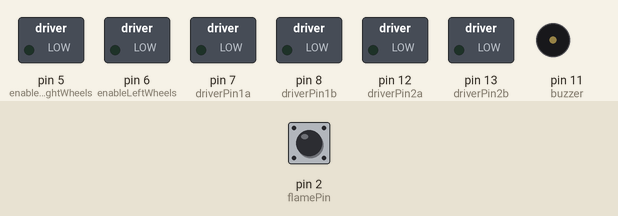
This sketch was run on a simulated Arduino Uno, built with avr-gcc and run on an emulated ATmega328P. Shown: switched loads named in the sketch (green lamp = pin HIGH), buzzer (waves = sounding). Inputs (shaded band) come from the test bench; at power-on: pin 2 (flamePin) HIGH.

Above: at 1.2 s.
1.3 s: pin 2 (flamePin) pulsed LOW 2 times (0.12 s each, 0.3 s apart)
At 1.9 s:
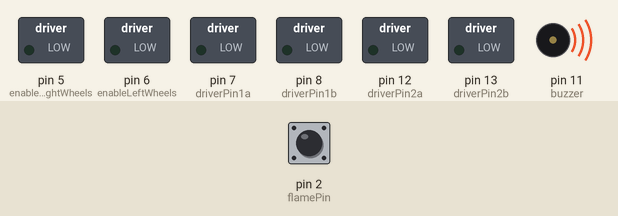
Timing chart, 0 to 4.3 s (numbered marks = the images above; inputs shaded):
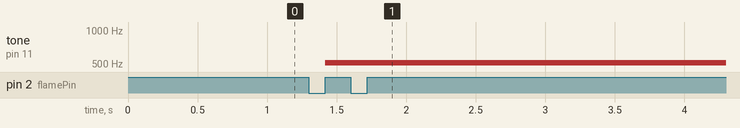

The sketch:

Final-Registers-Implementation_V2.0_.ino
```cpp
/**********************************************************
-- Author: Mayowa Oladimeji
-- Date: 27/12/2022
-- Purpose: Fire + Gas Detection Obstacle Avoiding Robot
-- Register Manipulation version
-- How it works: The robot moves around and runs its obstacle avoidance routine. When fire is detected, it stops the car, keeps buzzing until fire is gone and resumes its routine(using interrupt pin). When gas leaks, ring buzzer until gas levels are back to normal. Both routines also send an SMS alert via the Wi-Fi module (simulated by Serial print statements.
**********************************************************/

byte enableRightWheels = 5;
byte enableLeftWheels = 6;

//right wheels - 1a/1b, left wheels - 2a/2b
byte driverPin1a = 7;
byte driverPin1b = 8;
byte driverPin2a = 12;
byte driverPin2b = 13;
byte trigPin = A4;
byte echoPin = A5;
byte rightTrigPin = A1;
byte rightEchoPin = A0;

byte flamePin = 2;
byte buzzer = 11;
volatile int buzzerFreq = 512;
int gasAnalogPin = A3;

//time count to only send message in intervals
unsigned long lastGasMessageTime = 0;
unsigned long lastFireMessageTime = 0;

//changed to bytes since the max. speed being set in the program is 250, no need for int, also saves space
byte leftWheelsSpeed;
byte rightWheelsSpeed;

void setup() {
  //pin2 - input, pins 5,6,7 - output
  DDRD = B11100000;

  //pins 8, 12, 13 - output, buzzer status doesn't matter so it can remain as input
  DDRB = B00110001;

  //analog pins - A1, A4 - output, A0, A3, A5 - input
  DDRC = B00010010;

  // set initial wheels speed;
  leftWheelsSpeed = 120;
  rightWheelsSpeed = 120;

  /***** flamePin i.e., pin 2 is the interrupt pin INT0
    - to do reg. manipulation for interrupts, EICRA and EIMSK registers are used
    - bit at position 0 and 1 of the EICRA register controls INT0 and when both are set to 1, means RISING EDGE
    - bit 0 of EIMSK register controls INT0, and setting to 1 tells the Arduino to treat the pin as interrupt *****/
  EICRA |= ((1 << 1) | (1 << 0));
  EIMSK |= (1 << 0);

  //initialises the interrupt
  sei();

  /** reg. version of Serial begin - bit 3 of this register controls the transmitter pin (TXEN0); Baud rate can be increased **/
  UCSR0B = 1 << 3;
  UBRR0L = 2;
}

int main() {
  init();
  setup();
  while(1) {
    /** if only needed at runtime for calc, declaring it at runtime is better since it also saves memory **/
    float frontDistanceInCM = checkDistance(trigPin, echoPin);
    float sideDistanceInCM = checkDistance(rightTrigPin, rightEchoPin);

    noTone(buzzer);
    startRobot();
    checkForGasLeak();

    /**** - using the F string wrapper around Serial print helps to save SRAM by using flash memory instead for the strings ****/
    if(frontDistanceInCM < 30) {
      stopRobot();
      delay(100);
      moveBackwards();
      delay(200);
      if(sideDistanceInCM < 40) {
        turnLeftWithFullSpeed();
        delay(1000);
      }
      else {
        turnRightWithFullSpeed();
        delay(1000);
      }
    }
    else {
      moveForward();
    }
  }
}

//register manipulation wasn't working for ultrasonic sensors
float checkDistance(int trig, int echo) {
  digitalWrite(trig, LOW);
  delayMicroseconds(2);
  digitalWrite(trig, HIGH);
  delayMicroseconds(10);
  digitalWrite(trig, LOW);

  float durationInMicro = pulseIn(echo, HIGH);
  return (durationInMicro*0.034)/2;
}

void checkForGasLeak() {
  if(analogRead(gasAnalogPin) > 512) {
  	tone(buzzer, buzzerFreq);
    sendSMSNotification("Gas leak detected!!", "gas");
  }
}

//inbuilt ISR routine for pin 2 (INT0)
ISR(INT0_vect) {
  stopRobot();
  tone(buzzer, buzzerFreq);
  sendSMSNotification("Fire detected!", "fire");
}

/** simulate sending SMS via Wi-Fi module + online service
    using a char array instead of String data type also optimises memory **/
void sendSMSNotification(char *message, char *type) {
  unsigned long currTime = millis()/1000;

  //cannot use flash memory for Serial.println here since the message is gotten from parameter, in a variable
  if(type == "gas") {
    //10 seconds interval
    if(currTime - lastGasMessageTime > 10) {
      Serial.println(message);
      lastGasMessageTime = currTime;
    }
  }
  if(type == "fire") {
    if(currTime - lastFireMessageTime > 10) {
      Serial.println(message);
      lastFireMessageTime = currTime;
    }
  }
}

void startRobot() {
  analogWrite(enableLeftWheels, leftWheelsSpeed);
  analogWrite(enableRightWheels, rightWheelsSpeed);
}

void stopRobot() {
    PORTD &= ~(1 << driverPin1a);

    /*** driverPin1b is a PORT B pin and the modulo part ensures the value is written to the correct bit corresponding to the pin in the Port B data output register ***/
    PORTB &= ~(1 << (driverPin1b % 8));
    PORTB &= ~(1 << (driverPin2a % 8));
    PORTB &= ~(1 << (driverPin2b % 8));
}

void stopWheels() {
  analogWrite(enableLeftWheels, 0);
  analogWrite(enableRightWheels, 0);
}


void moveForward() {
    PORTD &= ~(1 << driverPin1a);
    PORTB |= (1 << (driverPin1b % 8));
    PORTB &= ~(1 << (driverPin2a % 8));
    PORTB |= (1 << (driverPin2b % 8));
}

void moveBackwards() {
    PORTD |= (1 << driverPin1a);
    PORTB &= ~(1 << (driverPin1b % 8));

    PORTB |= (1 << (driverPin2a % 8));
    PORTB &= ~(1 << (driverPin2b % 8));
}

void turnRight() {
    analogWrite(enableRightWheels, 0);
    analogWrite(enableLeftWheels, 250);

    PORTB &= ~(1 << (driverPin2a % 8));
    PORTB |= (1 << (driverPin2b % 8));
}

void turnRightWithFullSpeed() {
 PORTD |= (1 << enableLeftWheels);
 PORTD |= (1 << enableRightWheels);

  PORTD &= ~(1 << driverPin1a);
  PORTB &= ~(1 << (driverPin1b % 8));
  PORTB &= ~(1 << (driverPin2a % 8));
  PORTB |= (1 << (driverPin2b % 8));
}

//stop left wheels, set forward direction for right wheels
void turnLeft() {
    analogWrite(enableRightWheels, 250);
    analogWrite(enableLeftWheels, 0);

    PORTD &= ~(1 << driverPin1a);
    PORTB |= (1 << driverPin1b % 8);
}

void turnLeftWithFullSpeed(){
  PORTD |= (1 << enableLeftWheels);
  PORTD |= (1 << enableRightWheels);

  PORTD &= ~(1 << driverPin1a);
  PORTB |= (1 << (driverPin1b % 8));
  PORTB &= ~(1 << (driverPin2a % 8));
  PORTB &= ~(1 << (driverPin2b % 8));
}
```

Measured:
- after the input at 1.3 s, tone on pin 11 (buzzer): silent → 512 Hz after 0.12 s
